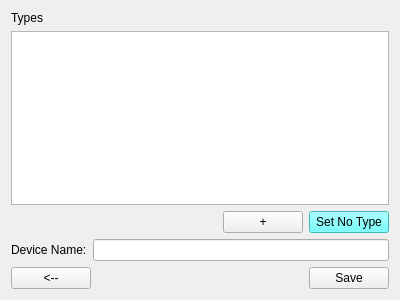
<?xml version="1.0" encoding="UTF-8"?>
<ui version="4.0">
 <class>Page</class>
 <widget class="QWidget" name="Page">
  <property name="geometry">
   <rect>
    <x>0</x>
    <y>0</y>
    <width>400</width>
    <height>300</height>
   </rect>
  </property>
  <property name="windowTitle">
   <string>Form</string>
  </property>
  <layout class="QGridLayout" name="gridLayout">
   <item row="0" column="0">
    <layout class="QVBoxLayout" name="verticalLayout">
     <item>
      <widget class="QLabel" name="label">
       <property name="text">
        <string>Types</string>
       </property>
      </widget>
     </item>
     <item>
      <widget class="QListView" name="listView">
       <property name="selectionBehavior">
        <enum>QAbstractItemView::SelectRows</enum>
       </property>
      </widget>
     </item>
     <item>
      <layout class="QHBoxLayout" name="horizontalLayout_2">
       <item>
        <spacer name="horizontalSpacer_2">
         <property name="orientation">
          <enum>Qt::Horizontal</enum>
         </property>
         <property name="sizeHint" stdset="0">
          <size>
           <width>40</width>
           <height>20</height>
          </size>
         </property>
        </spacer>
       </item>
       <item>
        <widget class="QPushButton" name="pushButton_3">
         <property name="text">
          <string>+</string>
         </property>
        </widget>
       </item>
       <item>
        <widget class="QPushButton" name="pushButton_4">
         <property name="styleSheet">
          <string notr="true">QPushButton{
	background-color:rgb(80, 255, 255);
}</string>
         </property>
         <property name="text">
          <string>Set No Type</string>
         </property>
        </widget>
       </item>
      </layout>
     </item>
     <item>
      <layout class="QHBoxLayout" name="horizontalLayout_3">
       <item>
        <widget class="QLabel" name="label_2">
         <property name="text">
          <string>Device Name:</string>
         </property>
        </widget>
       </item>
       <item>
        <widget class="QLineEdit" name="fieldDeviceName"/>
       </item>
      </layout>
     </item>
     <item>
      <layout class="QHBoxLayout" name="horizontalLayout">
       <item>
        <widget class="QPushButton" name="pushButton">
         <property name="text">
          <string>&lt;--</string>
         </property>
        </widget>
       </item>
       <item>
        <spacer name="horizontalSpacer">
         <property name="orientation">
          <enum>Qt::Horizontal</enum>
         </property>
         <property name="sizeHint" stdset="0">
          <size>
           <width>40</width>
           <height>20</height>
          </size>
         </property>
        </spacer>
       </item>
       <item>
        <widget class="QPushButton" name="pushButton_2">
         <property name="text">
          <string>Save</string>
         </property>
        </widget>
       </item>
      </layout>
     </item>
    </layout>
   </item>
  </layout>
 </widget>
 <resources/>
 <connections>
  <connection>
   <sender>pushButton</sender>
   <signal>clicked()</signal>
   <receiver>Page</receiver>
   <slot>exitPressed()</slot>
   <hints>
    <hint type="sourcelabel">
     <x>57</x>
     <y>278</y>
    </hint>
    <hint type="destinationlabel">
     <x>3</x>
     <y>221</y>
    </hint>
   </hints>
  </connection>
  <connection>
   <sender>pushButton_3</sender>
   <signal>clicked()</signal>
   <receiver>Page</receiver>
   <slot>plusPressed()</slot>
   <hints>
    <hint type="sourcelabel">
     <x>280</x>
     <y>210</y>
    </hint>
    <hint type="destinationlabel">
     <x>3</x>
     <y>195</y>
    </hint>
   </hints>
  </connection>
  <connection>
   <sender>listView</sender>
   <signal>clicked(QModelIndex)</signal>
   <receiver>Page</receiver>
   <slot>selectionChanged(QModelIndex)</slot>
   <hints>
    <hint type="sourcelabel">
     <x>54</x>
     <y>128</y>
    </hint>
    <hint type="destinationlabel">
     <x>3</x>
     <y>128</y>
    </hint>
   </hints>
  </connection>
  <connection>
   <sender>pushButton_4</sender>
   <signal>clicked()</signal>
   <receiver>Page</receiver>
   <slot>noTypePressed()</slot>
   <hints>
    <hint type="sourcelabel">
     <x>388</x>
     <y>210</y>
    </hint>
    <hint type="destinationlabel">
     <x>2</x>
     <y>164</y>
    </hint>
   </hints>
  </connection>
  <connection>
   <sender>pushButton_2</sender>
   <signal>clicked()</signal>
   <receiver>Page</receiver>
   <slot>savePressed()</slot>
   <hints>
    <hint type="sourcelabel">
     <x>323</x>
     <y>279</y>
    </hint>
    <hint type="destinationlabel">
     <x>2</x>
     <y>260</y>
    </hint>
   </hints>
  </connection>
 </connections>
 <slots>
  <slot>exitPressed()</slot>
  <slot>plusPressed()</slot>
  <slot>minusPressed()</slot>
  <slot>selectionChanged(QModelIndex)</slot>
  <slot>noTypePressed()</slot>
  <slot>savePressed()</slot>
 </slots>
</ui>
